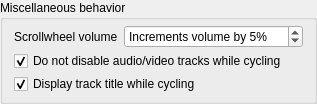
            <widget class="QGroupBox" name="groupBox_11">
             <property name="title">
              <string>Miscellaneous behavior</string>
             </property>
             <layout class="QFormLayout" name="formLayout_13">
              <property name="verticalSpacing">
               <number>3</number>
              </property>
              <property name="topMargin">
               <number>5</number>
              </property>
              <property name="bottomMargin">
               <number>7</number>
              </property>
              <item row="0" column="0">
               <widget class="QLabel" name="label_33">
                <property name="text">
                 <string>Scrollwheel volume</string>
                </property>
               </widget>
              </item>
              <item row="0" column="1">
               <widget class="QSpinBox" name="spinVolumeScroll">
                <property name="suffix">
                 <string>%</string>
                </property>
                <property name="prefix">
                 <string>Increments volume by </string>
                </property>
                <property name="minimum">
                 <number>1</number>
                </property>
                <property name="maximum">
                 <number>100</number>
                </property>
                <property name="value">
                 <number>5</number>
                </property>
               </widget>
              </item>
              <item row="1" column="0" colspan="2">
               <widget class="QCheckBox" name="checkTrackCycleCantDisable">
                <property name="toolTip">
                 <string>If checked, using the &quot;cycle audio/video tracks&quot; hotkeys
will loop back around to the first available track once all
tracks have been cycled through. Otherwise, it will loop
around to &quot;disabled&quot; first.</string>
                </property>
                <property name="text">
                 <string>Do not disable audio/video tracks while cycling</string>
                </property>
                <property name="checked">
                 <bool>true</bool>
                </property>
               </widget>
              </item>
              <item row="2" column="0" colspan="2">
               <widget class="QCheckBox" name="checkTrackCycleShowTitle">
                <property name="toolTip">
                 <string>If checked, using the &quot;cycle audio/video tracks&quot;
hotkeys will display the new track's title.

Checked: &quot;Audio track 2 'Microphone' enabled&quot;
Unchecked: &quot;Audio track 2 enabled&quot;</string>
                </property>
                <property name="text">
                 <string>Display track title while cycling</string>
                </property>
                <property name="checked">
                 <bool>true</bool>
                </property>
               </widget>
              </item>
             </layout>
            </widget>
